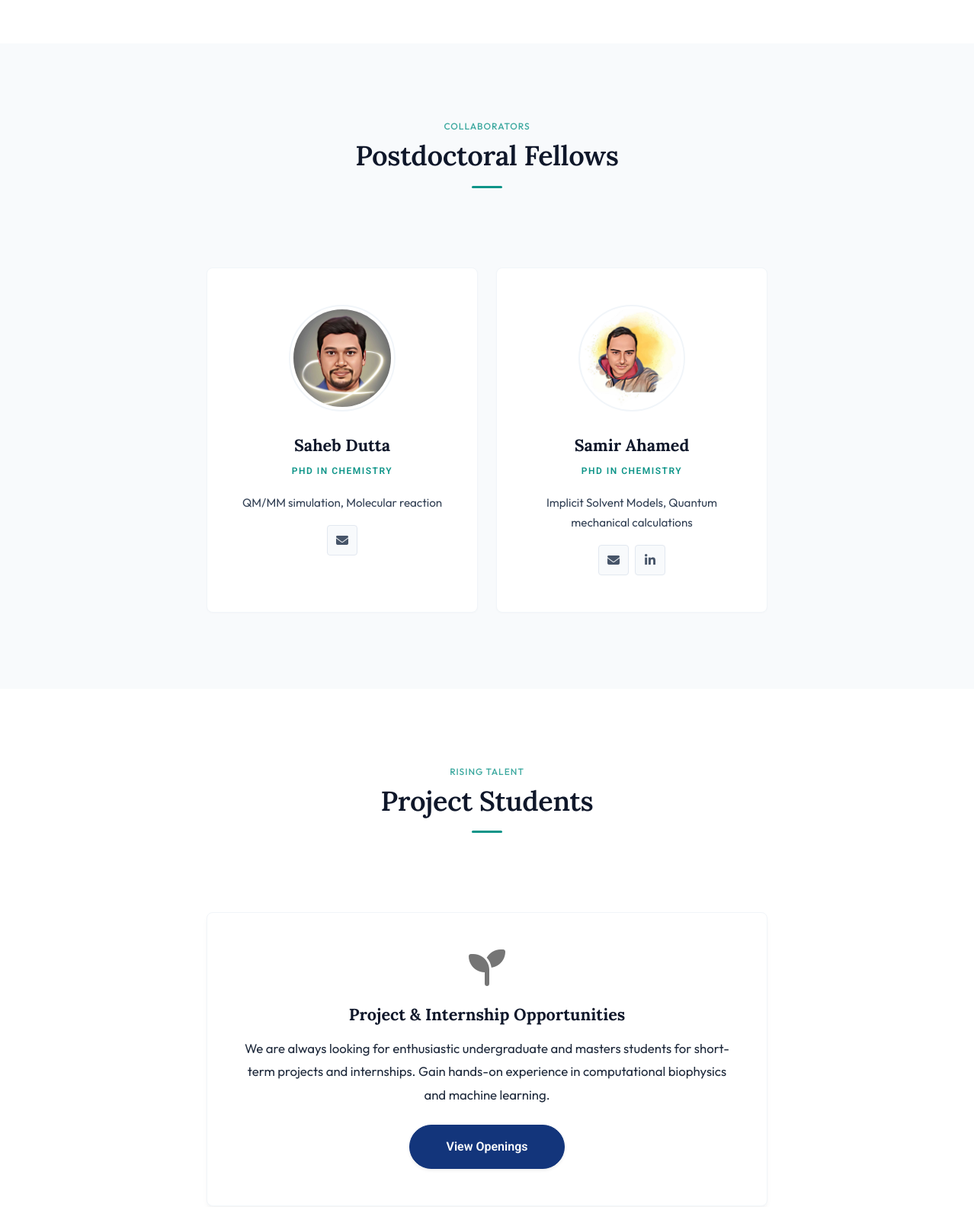
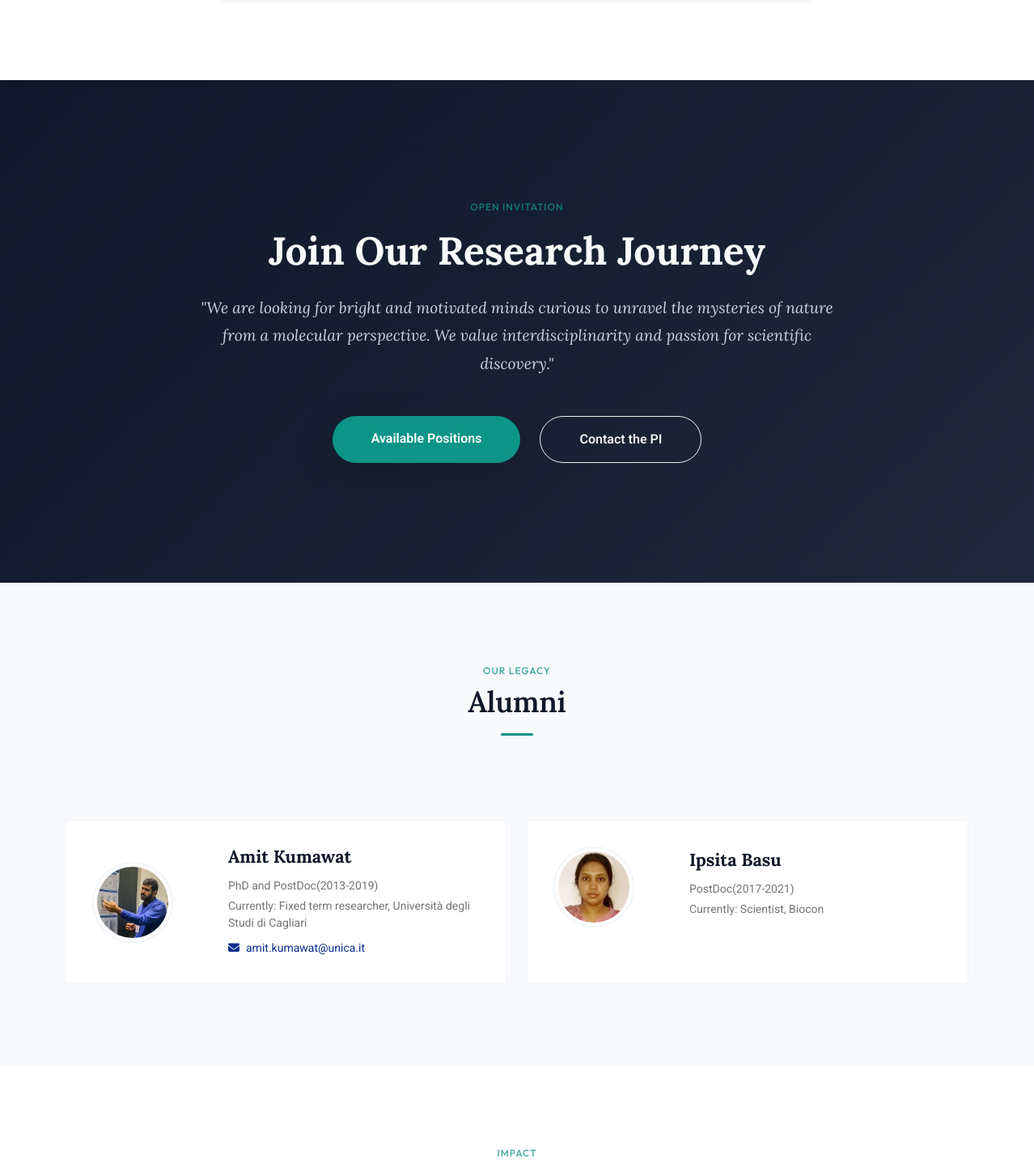
Before: /team (middle part) with the older database file (2 pictures, top to bottom).
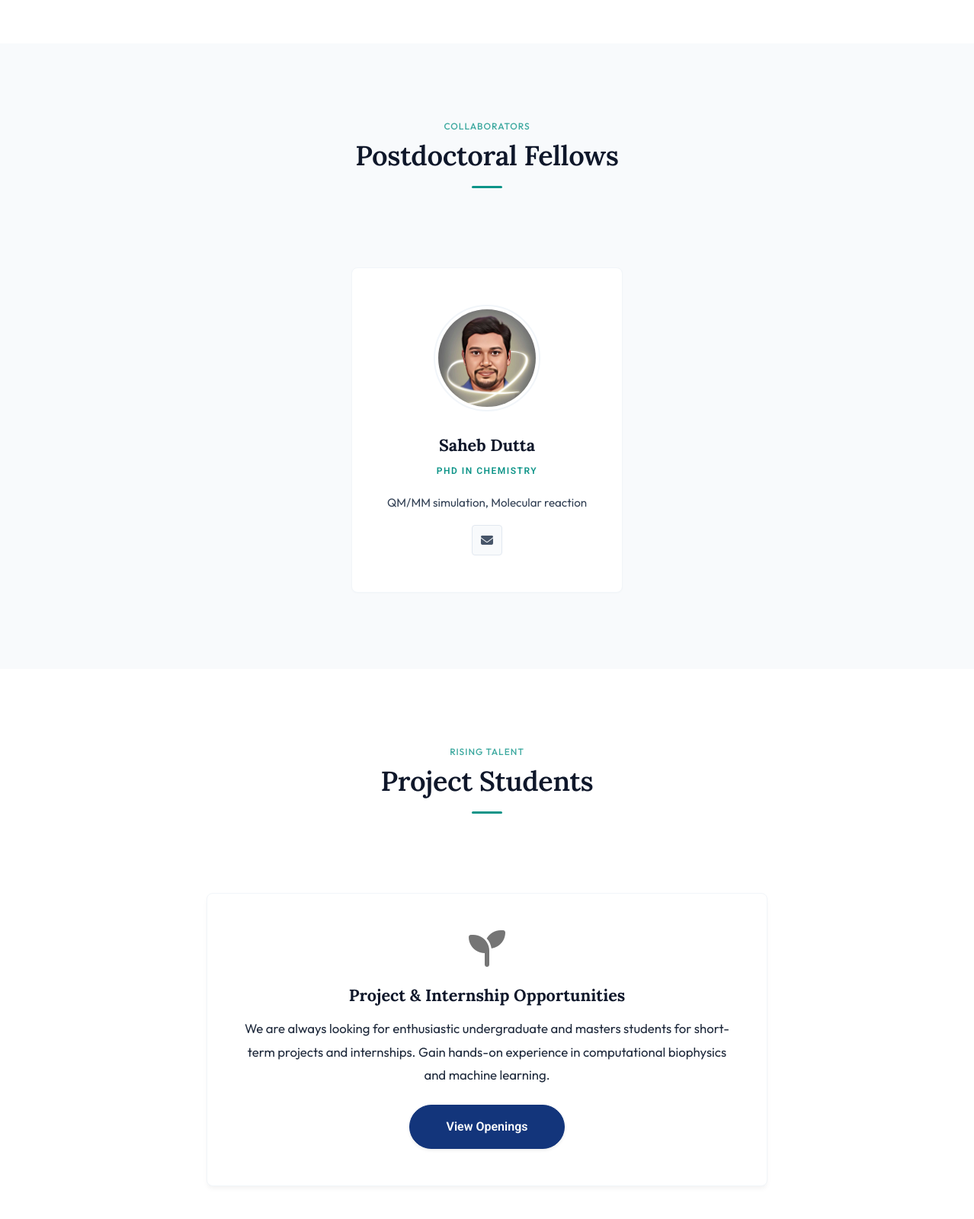
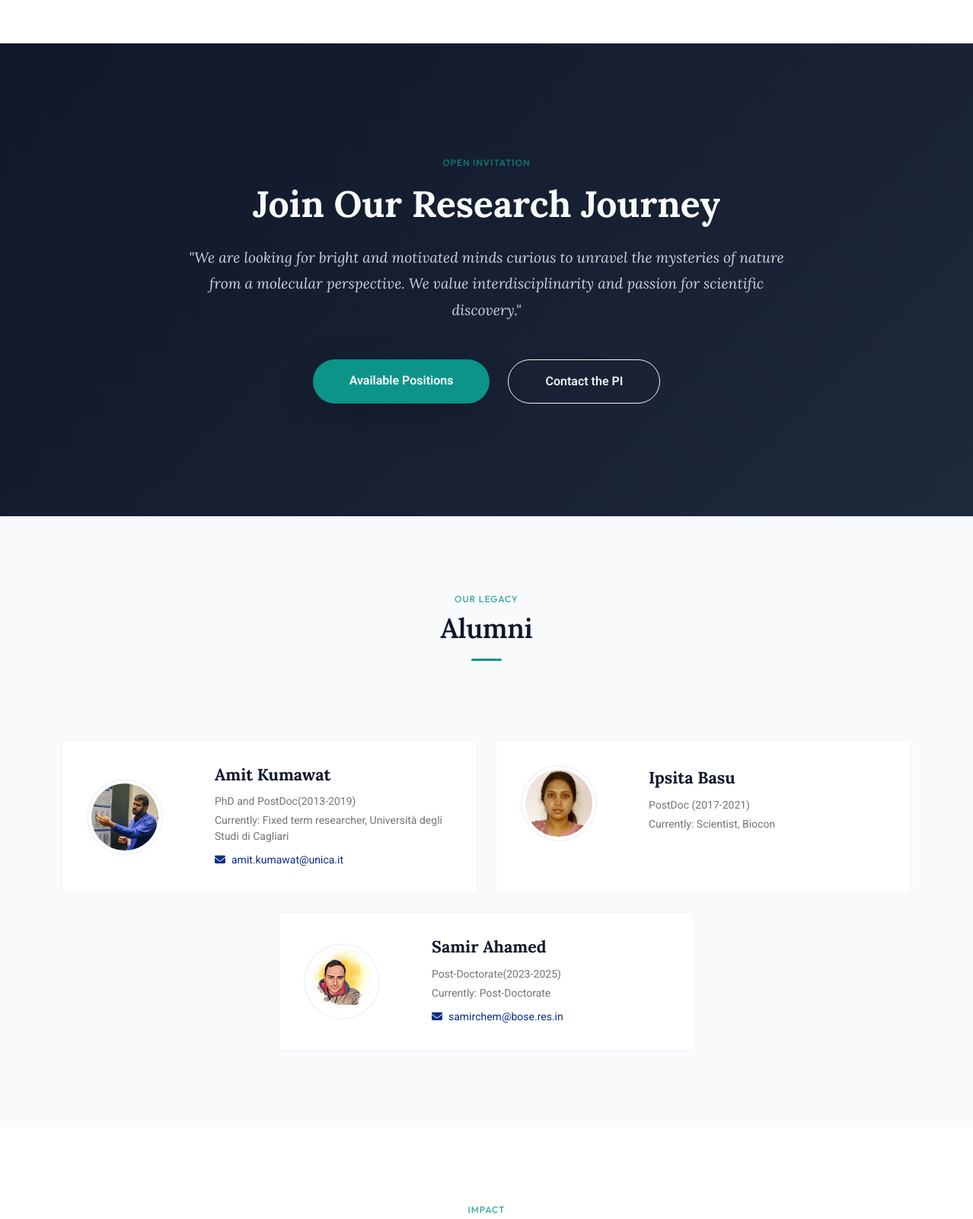
After: the same page with the newer database file (2 pictures, top to bottom).
### home/models.py (models this page shows, shortened)
class PersonMixin(models.Model):
    name = models.CharField(max_length=100)
    image = models.ImageField(upload_to="images/")
    mail = models.EmailField(null=True, blank=True)
    github = models.URLField(null=True, blank=True)
    twitter = models.URLField(null=True, blank=True)
    linkedin = models.URLField(null=True, blank=True)
    my_order = models.PositiveIntegerField(default=0)
    class Meta:
        abstract = True
        ordering = ["my_order"]

class PostDoc(PersonMixin):
    degree = models.CharField(max_length=100)
    interest = models.TextField()
    subject = models.TextField()

class Alumni(models.Model):
    name = models.CharField(max_length=100)
    image = models.ImageField(upload_to="images/")
    desig = models.CharField(max_length=100)
    role = models.CharField(max_length=100)
    subject = models.CharField(max_length=100)
    mail = models.EmailField(null=True, blank=True)
    my_order = models.PositiveIntegerField(default=0)
    class Meta:
        ordering = ["my_order"]
        verbose_name_plural = "Alumni"

### home/views.py (the view)
# urls.py: path("team", views.team, name="team"),
def team(request):
    phd = PHD.objects.all()
    postdoc = PostDoc.objects.all()
    project = Project.objects.all()
    alumni = Alumni.objects.all()
    project_alumni = ProjectAlumni.objects.all()
    team_page = TeamPage.objects.first()
    text = render(
        request,
        "home/team.html",
        {
            "phd": phd,
            "postdoc": postdoc,
            "project": project,
            "alumni": alumni,
            "project_alumni": project_alumni,
            "team_page": team_page,
        },
    )
    if sync:
        with open("team.html", "wb") as f:
            f.write(text.content)
    return text

### home/templates/home/team.html (shortened to what this page needs)
{% extends "home/base.html" %}
{% load static %}
{% block extra_css %}
    <link rel="stylesheet" href="https://use.fontawesome.com/releases/v6.5.0/css/all.css" />
    <link href="https://cdn.jsdelivr.net/npm/bootstrap-icons@1.4.1/font/bootstrap-icons.css" rel="stylesheet">
<link href="{% static 'css/style.css' %}" rel="stylesheet">
{% endblock %}
{% block content %}
    <section class="section-padding">
    </section>
    <section class="section-padding bg-light-slate">
        <div class="container">
            <div class="text-center mb-5">
                <span class="section-subtitle">Collaborators</span>
                <h2 class="section-title">Postdoctoral Fellows</h2>
            </div>
            <div class="row g-4 justify-content-center">
                {% if postdoc %}
                {% for x in postdoc %}
                <div class="col-lg-4 col-md-6">
                    <div class="member-card p-4 text-center">
                        <div class="member-img-wrapper">
                            <img src="{{ x.image.url }}" alt="{{ x.name }}" loading="lazy">
                        </div>
                        <h4 class="member-name">{{ x.name }}</h4>
                        <span class="member-role">PhD in {{ x.subject }}</span>
                        <p class="member-interest mb-3">{{ x.interest }}</p>
                        <div class="d-flex justify-content-center gap-2 mt-auto">
                            <a href="mailto:{{ x.mail }}" class="social-link" title="Email"><i class="fas fa-envelope"></i></a>
                            {% if x.linkedin %}
                            <a href="{{ x.linkedin }}" class="social-link" target="_blank" title="LinkedIn"><i class="fab fa-linkedin-in"></i></a>
                            {% endif %}
                        </div>
                    </div>
                </div>
                {% endfor %}
                {% endif %}
            </div>
        </div>
    </section>
    <section class="section-padding">
        <div class="container">
            <div class="text-center mb-5">
                <span class="section-subtitle">Rising Talent</span>
                <h2 class="section-title">Project Students</h2>
            </div>
            <div class="row g-4 justify-content-center">
                {% if project %}
                {% for x in project %}
                <div class="col-lg-4 col-md-6">
                    <div class="member-card p-4 text-center">
                        <div class="member-img-wrapper">
                            <img src="{{ x.image.url }}" alt="{{ x.name }}" loading="lazy">
                        </div>
                        <h4 class="member-name">{{ x.name }}</h4>
                        <span class="member-role">{{ x.desig }}</span>
                        <p class="member-interest mb-3">{{ x.interest }}</p>
                        <div class="d-flex justify-content-center gap-2 mt-auto">
                            <a href="mailto:{{ x.mail }}" class="social-link" title="Email"><i class="fas fa-envelope"></i></a>
                            {% if x.github %}
                            <a href="{{ x.github }}" class="social-link" target="_blank" title="GitHub"><i class="fab fa-github"></i></a>
                            {% endif %}
                            {% if x.twitter %}
                            <a href="{{ x.twitter }}" class="social-link" target="_blank" title="X (Twitter)"><i class="fab fa-twitter"></i></a>
                            {% endif %}
                            {% if x.linkedin %}
                            <a href="{{ x.linkedin }}" class="social-link" target="_blank" title="LinkedIn"><i class="fab fa-linkedin-in"></i></a>
                            {% endif %}
                        </div>
                    </div>
                </div>
                {% endfor %}
                {% else %}
                <div class="col-lg-8">
                    <div class="pi-section p-5 text-center">
                        <div class="mb-4">
                            <i class="fas fa-seedling fa-3x text-teal-500 opacity-50"></i>
                        </div>
                        <h3 class="member-name mb-3">Project & Internship Opportunities</h3>
                        <p class="pi-bio mb-4">
                            We are always looking for enthusiastic undergraduate and masters students for short-term projects and internships.
                            Gain hands-on experience in computational biophysics and machine learning.
                        </p>
                        <a href="{% url 'positions' %}" class="btn btn-primary rounded-pill px-5 py-3 shadow-sm hover-translate">
                            View Openings
                        </a>
                    </div>
                </div>
                {% endif %}
            </div>
        </div>
    </section>
    <section class="section-padding bg-gradient-slate text-white">
        <div class="container text-center py-5">
            <div class="mx-auto" style="max-width: 800px;">
                <span class="section-subtitle text-teal-400 mb-3" style="color: var(--team-accent) !important;">Open Invitation</span>
                <h2 class="display-5 font-heading fw-bold mb-4" style="color: #f8fafc;">Join Our Research Journey</h2>
                <p class="pi-bio text-slate-300 mb-5 leading-relaxed" style="color: #cbd5e1; font-family: var(--font-heading); font-style: italic; font-size: 1.2rem;">
                    "We are looking for bright and motivated minds curious to unravel the mysteries of nature
                    from a molecular perspective. We value interdisciplinarity and passion for scientific discovery."
                </p>
                <div class="d-flex justify-content-center gap-4">
                    <a href="{% url 'positions' %}" class="btn btn-primary rounded-pill px-5 py-3 shadow-lg hover-translate" style="background-color: var(--team-accent); border: none;">
                        Available Positions
                    </a>
                    <a href="mailto:sumanc@bose.res.in" class="btn btn-outline-light rounded-pill px-5 py-3 hover-translate">
                        Contact the PI
                    </a>
                </div>
            </div>
        </div>
    </section>
    <section class="section-padding bg-light-slate">
        <div class="container">
            <div class="text-center mb-5">
                <span class="section-subtitle">Our Legacy</span>
                <h2 class="section-title">Alumni</h2>
            </div>
            <div class="row g-4 justify-content-center">
                {% for x in alumni %}
                <div class="col-lg-6">
                    <div class="alumni-card h-100">
                        <div class="row align-items-center">
                            <div class="col-sm-4 text-center mb-3 mb-sm-0">
                                <div class="member-img-wrapper m-0" style="width: 100px; height: 100px;">
                                    <img src="{{ x.image.url }}" alt="{{ x.name }}" loading="lazy">
                                </div>
                            </div>
                            <div class="col-sm-8">
                                <h4 class="member-name">{{ x.name }}</h4>
                                <p class="text-teal-600 font-semibold small mb-1">{{ x.role }}</p>
                                <p class="text-slate-500 small mb-2">
                                    <span class="text-slate-400">Currently:</span> {{ x.desig }}
                                </p>
                                {% if x.mail %}
                                <a href="mailto:{{ x.mail }}" class="text-decoration-none text-slate-400 hover-teal small">
                                    <i class="fas fa-envelope me-2"></i>{{ x.mail }}
                                </a>
                                {% endif %}
                            </div>
                        </div>
                    </div>
                </div>
                {% endfor %}
            </div>
        </div>
    </section>
    <section class="section-padding">
        <div class="container">
            <div class="text-center mb-5">
                <span class="section-subtitle">Impact</span>
            </div>
        </div>
    </section>
 {% endblock %}

### home/templates/home/base.html (shortened to what this page needs)
<!DOCTYPE html>
<html lang="en">
{% load static %}
<head>
    <link rel="stylesheet" href="https://use.fontawesome.com/releases/v5.15.4/css/all.css">
    <link href="https://cdn.jsdelivr.net/npm/bootstrap-icons@1.4.1/font/bootstrap-icons.css" rel="stylesheet">
    <link href="{% static 'lib/owlcarousel/assets/owl.carousel.min.css' %}" rel="stylesheet">
    <link href="{% static 'lib/lightbox/css/lightbox.min.css' %}" rel="stylesheet">
    <link href="{% static 'css/bootstrap.min.css' %}" rel="stylesheet">
    <link href="{% static 'css/style.css' %}" rel="stylesheet">
    {% block extra_css %}{% endblock %}
</head>
<body>
    {% block content %}{% endblock %}
</body>
</html>

### home/templates/home/header.html (shortened to what this page needs)
{% load static %}

### home/templates/home/footer_compact.html (shortened to what this page needs)
{% load static %}

### static/css/style.css (style rules this page uses)
.btn { font-weight: 600; transition: .5s; }
.btn.btn-primary { box-shadow: inset 0 0 0 0 var(--bs-primary); }
.section-title { position: relative; display: inline-block; text-transform: uppercase; color: var(--bs-primary); }
.section-title::before { content: ""; width: 50px; position: absolute; top: 50%; right: 0; transform: translateY(-50%); margin-right: -50px; border: 1px solid var(--bs-primary) !important; }
.section-title::after { content: ""; width: 50px; position: absolute; top: 50%; left: 0; transform: translateY(-50%); margin-left: -50px; border: 1px solid var(--bs-primary) !important; }
a { color: #0c2e8a; text-decoration: none; }

### home/templates/home/team.html (style rules this page uses)
:root { --team-accent: #0d9488; --bs-secondary: #0f172a; --font-heading: 'Lora', serif; --font-body: 'Outfit', sans-serif; }
.section-padding { padding: 100px 0; }
.bg-light-slate { background-color: #f8fafc; }
.section-subtitle { font-family: var(--font-body); color: var(--team-accent); letter-spacing: 1px; font-weight: 500; text-transform: uppercase; font-size: 0.75rem; margin-bottom: 0.5rem; display: block; opacity: 0.8; }
.section-title { font-family: var(--font-heading); color: var(--bs-secondary); font-weight: 600; margin-bottom: 3.5rem; position: relative; padding-bottom: 20px; font-size: 2.25rem; letter-spacing: -0.01em; text-transform: none !important; }
.section-title::before { display: none !important; }
.section-title::after { content: ''; position: absolute; width: 40px; height: 3px; background: var(--team-accent); bottom: 0; left: 50%; transform: translateX(-50%); border-radius: 2px; border: none !important; top: auto !important; margin: 0 !important; }
.pi-section { background: #ffffff; border-radius: 8px; overflow: hidden; box-shadow: 0 4px 6px -1px rgba(0, 0, 0, 0.05); border: 1px solid #f1f5f9; }
.pi-bio { font-family: var(--font-body); font-size: 1.05rem; line-height: 1.8; color: #1e293b; }
.social-link { width: 40px; height: 40px; display: flex; align-items: center; justify-content: center; border-radius: 4px; background: #f8fafc; color: #475569; transition: all 0.2s ease; text-decoration: none; font-size: 1rem; border: 1px solid #e2e8f0; }
.member-card { border: 1px solid #f1f5f9; border-radius: 8px; overflow: hidden; background: #ffffff; box-shadow: 0 1px 3px rgba(0,0,0,0.02); transition: all 0.4s cubic-bezier(0.16, 1, 0.3, 1); height: 100%; padding: 3rem 2rem !important; }
.member-img-wrapper { width: 140px; height: 140px; border-radius: 50%; overflow: hidden; border: 2px solid #f1f5f9; padding: 4px; background: #fff; margin: 0 auto 2rem; }
.member-img-wrapper img { width: 100%; height: 100%; object-fit: cover; border-radius: 50%; }
.member-name { font-family: var(--font-heading); color: var(--bs-secondary); font-weight: 700; margin-bottom: 0.75rem; font-size: 1.35rem; }
.member-role { color: var(--team-accent); font-weight: 600; font-size: 0.75rem; text-transform: uppercase; letter-spacing: 1.5px; margin-bottom: 1.25rem; display: block; }
.member-interest { font-size: 0.95rem; color: #334155; line-height: 1.7; font-family: var(--font-body); }
.alumni-card { background: #ffffff; border-radius: 4px; padding: 2rem; border: 1px solid #f1f5f9; box-shadow: none; transition: all 0.2s ease; }
.bg-gradient-slate { background: linear-gradient(135deg, #0f172a 0%, #1e293b 100%) !important; }
.font-heading { font-family: var(--font-heading) !important; }

Changed rows visible on the page:
removed PostDoc: image (picture), name "Samir Ahamed", subject "CHEMISTRY", interest "Implicit Solvent Models, Quantum mechanical calculations"
changed Alumni "Ipsita Basu": role "PostDoc(2017-2021)" → "PostDoc (2017-2021)"
added Alumni: image (picture), name "Samir Ahamed", role "Post-Doctorate(2023-2025)", desig "Post-Doctorate", mail "samirchem@bose.res.in"
